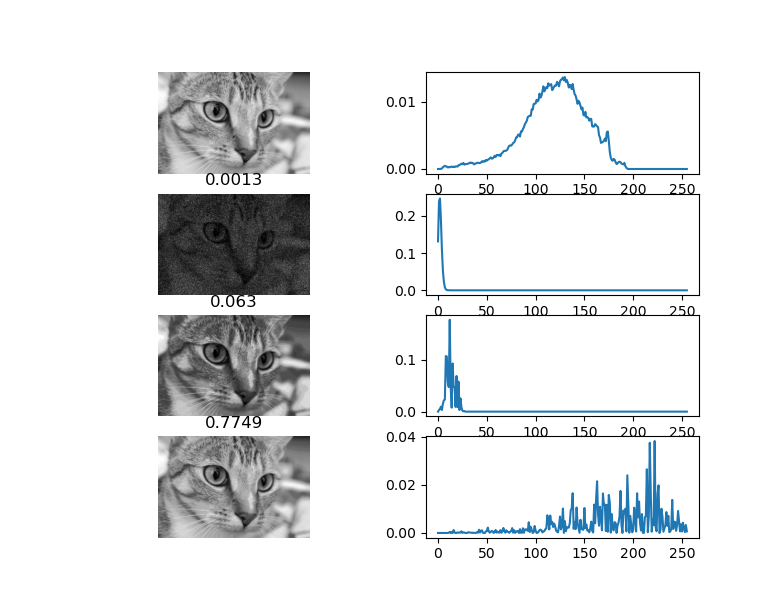

Source code (Python):
#!/usr/bin/env python3
# -*- coding: utf-8 -*-
"""
Created on Tue Mar 29 18:41:04 2022

@author: Ignacio Córdova 
"""

import numpy as np
import matplotlib.pyplot as plt
import scipy.integrate
import skimage
import random 
from scipy.ndimage.measurements import histogram


im =  0.299*np.double(skimage.data.chelsea()[:,:,0])+\
      0.587*np.double(skimage.data.chelsea()[:,:,1])+\
      0.114*np.double(skimage.data.chelsea()[:,:,2])
      
hist_im = histogram(im, 0, 255, 256)/(300.*451.)

plt.figure()
plt.tight_layout()
plt.subplot(421)
plt.axis('off')
plt.imshow(im,cmap='gray')

plt.subplot(422)
plt.plot(hist_im)



#matrix probability that no photon reaches each pixel
probs = np.exp((-im*1000.)/im.sum()) 


#image starts all black 
pc = np.zeros([300,451])


#%% 300 frames

for frame in range(300):
    th = np.random.uniform(0.0,1.0,size=(300,451))
    
    #every pixel with prob<th receives a photon
    photons = probs<th
    pc = pc+photons


hist_1 = histogram(pc, 0, 255, 256)/(300.*451.)
ssim1 = skimage.metrics.structural_similarity(im,pc)

plt.subplot(423)
plt.title(round(ssim1,4))
plt.imshow(pc,cmap='gray')
plt.axis('off')

plt.subplot(424)
plt.plot(hist_1)




#%% 3000 frames

pc = np.zeros([300,451])

for frame in range(3000):
    th = np.random.uniform(0.0,1.0)
    
    #every pixel with prob<th receives a photon
    photons = probs<th
    pc = pc+photons


hist_1 = histogram(pc, 0, 255, 256)/(300.*451.)
ssim2 = skimage.metrics.structural_similarity(im,pc)


plt.subplot(425)
plt.title(round(ssim2,4))
plt.imshow(pc,cmap='gray')
plt.axis('off')

plt.subplot(426)
plt.plot(hist_1)
                
#%% 30000 frames

pc = np.zeros([300,451])

for frame in range(30000):
    th = np.random.uniform(0.0,1.0)
    
    #every pixel with prob<th receives a photon
    photons = probs<th
    pc = pc+photons


hist_1 = histogram(pc, 0, 255, 256)/(300.*451.)
ssim3 = skimage.metrics.structural_similarity(im,pc)

plt.subplot(427)
plt.title(round(ssim3,4))
plt.imshow(pc,cmap='gray')
plt.axis('off')

plt.subplot(428)
plt.plot(hist_1)
